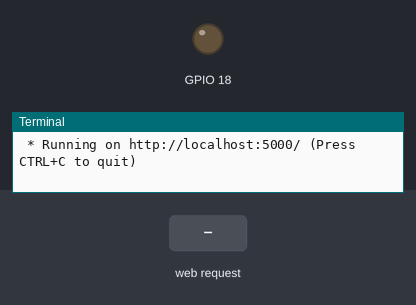
A program run on a simulated Raspberry Pi (BCM pin numbers). On the bench: output pins drawn as LEDs (lit = HIGH), the last lines printed to the terminal. Inputs (shaded band) come from the test bench. The clock reads 2024-03-15 10:24:30 at power-on unless the program sets it.

Above: at 1.2 s.
1.3 s: HTTP request for /led/on received
At 1.9 s:
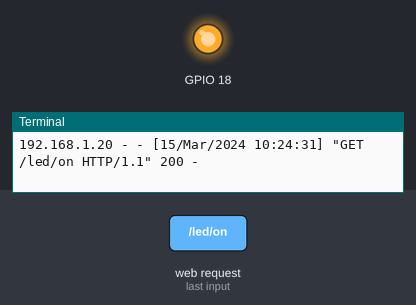
4.3 s: HTTP request for /led/off received
At 5.4 s:
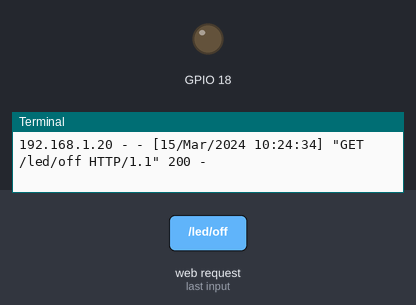
Timing chart, 0 to 7.3 s (numbered marks = the images above; inputs shaded):
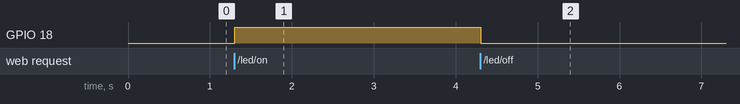

The program:

Q4.py
```python
from flask import Flask
import RPi.GPIO as gp

gp.setmode(gp.BCM)
gp.setup(18, gp.OUT)

app = Flask(__name__)

@app.route('/')
def hello():
    return "Hello World!"

@app.route('/led/on')
def led_on():
    gp.output(18, gp.HIGH)
    return "<h1>LED ON</h1>"

@app.route('/led/off')
def led_off():
    gp.output(18, gp.LOW)
    return "<h1>LED OFF</h1>"

if __name__ == "__main__":
    app.run(host='localhost', port=5000)
```

Measured:
- after the input at 1.3 s, GPIO 18: LOW → HIGH at once
- after the input at 4.3 s, GPIO 18: HIGH → LOW at once
